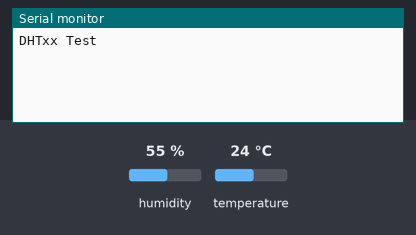
This sketch was run on a simulated Arduino Uno, built with avr-gcc and run on an emulated ATmega328P. Parts: the last lines printed to the serial monitor. The inputs (shaded band) are chosen by the test bench; at power-on: humidity 55 %, temperature 24 °C.

Above: at 1.2 s.
1.3 s: humidity set to 22 %
At 15.6 s:
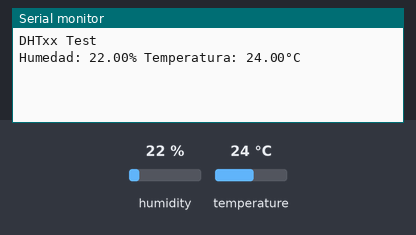
23.8 s: temperature set to 12 °C
At 30.4 s:
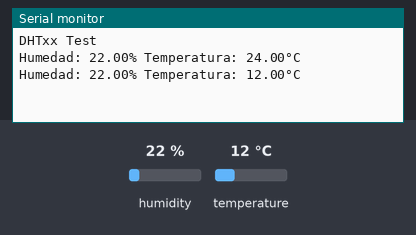
46.3 s: humidity set to 40 %
At 61.0 s:
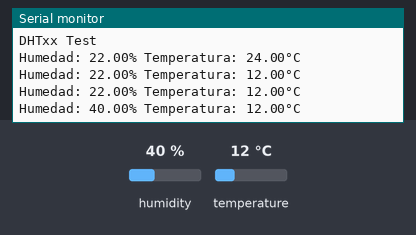

The sketch:

DHT11.ino
```cpp
#include "DHT.h"
#define DHTPIN 4
#define DHTTYPE DHT11

DHT dht(DHTPIN, DHTTYPE);


void setup() {
  Serial.begin(115200);
  Serial.println(F("DHTxx Test"));

  dht.begin();

}


void loop() {
  delay(15000);

  float h = dht.readHumidity();
  float t = dht.readTemperature();

  if (isnan(h) || isnan(t))
  {
    Serial.println(F("Failde to read from DHT sensor!"));
    return;
  }

  Serial.print(F("Humedad: "));
  Serial.print(h);
  Serial.print(F("% Temperatura: "));
  Serial.print(t);
  Serial.println(F("°C "));

}
```

Measured:
- after the input at 1.3 s, the serial monitor: prints a new line after 13.7 s (image 1)
- after the input at 23.8 s, the serial monitor: prints a new line after 6.2 s (image 2)
- after the input at 46.3 s, the serial monitor: prints a new line after 13.8 s (image 3)
